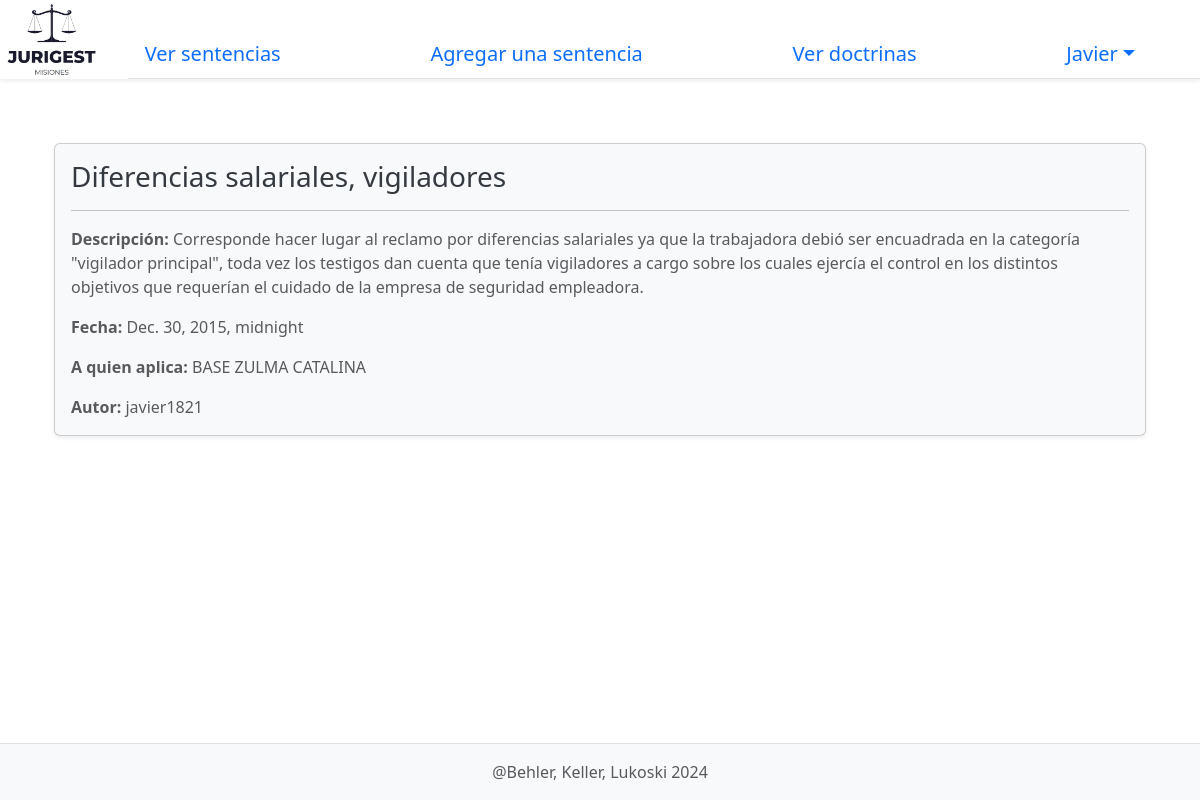
Screenshot of /sentence_view/3 (signed in) with the database file from the repository.
### App_JuriGest/models.py (models this page shows, shortened)
class UsuarioBase(AbstractUser):
    TIPO_CHOICES = [
        ('juez', 'Juez'),
        ('lector', 'Lector')]
    tipo = models.CharField(max_length=20, choices=TIPO_CHOICES)  # 'juez' o 'lector'
    class Meta:
        db_table = 'usuario_base'

class Sentencia(models.Model):
    id_sentencia = models.AutoField(primary_key=True)
    titulo = models.CharField(max_length=200)
    descripcion = models.TextField(blank=True)
    a_quien_aplica = models.CharField(max_length=300)
    fecha = models.DateTimeField(auto_now_add=False) # Se añade la fecha al momento de crear la instancia
    REVISTA_O_PROVINCIAL_CHOICES = [
        ('Revista', 'Revista'),
        ('Provincial', 'Provincial'),
    ]
    INSTANCIA_CHOICES = [
        ('Primer instancia', 'Primer instancia'),
        ('Segunda instancia', 'Segunda instancia'),
        ('Tercera instancia', 'Tercera instancia'),
    ]
    revista_o_provincial = models.CharField(max_length=10, choices=REVISTA_O_PROVINCIAL_CHOICES)
    instancia = models.CharField(max_length=20, choices=INSTANCIA_CHOICES)
    user = models.ForeignKey(UsuarioBase, on_delete=models.CASCADE) # Esto no debería estar, en caso de que se elimine un juez, no debería limpiar sus sentencias

### App_JuriGest/views.py (the view)
# urls.py: path('sentence_view/<int:id>', views.sentence_view, name="sentence_view"),
@login_required
def sentence_view(request, id):
    sentencia = get_object_or_404(Sentencia, id_sentencia=id)
    return render(request, "view_sentence.html", {'sentencia': sentencia})

### App_JuriGest/templates/view_sentence.html
{% extends 'layouts/base.html' %}
{% load static %}
{% block body %}
<div class="container my-5">
    <div class="card shadow-sm" style="background-color: #f8f9fa;">
        <div class="card-body">
            <h3 class="card-title" style="color: #343a40;">{{ sentencia.titulo }}</h3>
            <hr class="my-3">
            <p class="card-text text-muted"><strong>Descripción:</strong> {{ sentencia.descripcion }}</p>
            <p class="card-text text-muted"><strong>Fecha:</strong> {{ sentencia.fecha }}</p>
            <p class="card-text text-muted"><strong>A quien aplica:</strong> {{ sentencia.a_quien_aplica }}</p>
            <p class="card-text text-muted"><strong>Autor:</strong> {{ sentencia.user }}</p>
        </div>
    </div>
</div>
{% endblock %}

### App_JuriGest/templates/layouts/base.html (shortened to what this page needs)
<!DOCTYPE html>
<html lang="es">
<head>
    {% load static %}
    <link href="https://cdn.jsdelivr.net/npm/bootstrap@5.3.0/dist/css/bootstrap.min.css" rel="stylesheet">
    <link rel="stylesheet" href="{% static 'styles/main.css' %}">
</head>
<body class="d-flex flex-column min-vh-100">
        <nav class="shadow-sm">
            <div class="d-flex justify-content-between bd-highlight ">
                <div class="flex-shrink-1 bd-highlight me-3 ">
                    <img src="{% static 'Logo.jpg' %}" class="img-fluid" alt="Logo página..." width="125">
                </div>
                {% if user.is_authenticated %}
                <ul class="nav nav-tabs w-100 bd-highlight mt-auto justify-content-between">
                    <li class="nav-item">
                        <a class="nav-link {% if page == 0 %} active {% endif %} mt-auto fs-5 mb-0" aria-current="page" href="{% url 'home' %}">Ver sentencias</a>
                    </li>
                    {% if user.tipo == 'juez'%}
                    <li class="nav-item">
                        <a class="nav-link {% if page == 1 %} active {% endif %} mt-auto fs-5 mb-0" aria-current="page" href="{% url 'create_sentence' %}">Agregar una sentencia</a>
                    </li>
                    {% endif %}
                    <li class="nav-item">
                        <a class="nav-link {% if page == 2 %} active {% endif %} mt-auto fs-5 mb-0" aria-current="page" href="#">Ver doctrinas</a>
                    </li>
                    <li class="nav-item dropdown pe-5">
                        <a class="nav-link dropdown-toggle mt-auto fs-5 mb-0" data-bs-toggle="dropdown" href="#" role="button" aria-expanded="false">{{user.first_name}}</a>
                    </li>
                  </ul>
                  {% endif %}
            </div>
        </nav>
        <main class="container my-3">
            {% block body %}
            {% endblock %}
        </main>
    <footer class="bd-footer py-3 mt-auto bg-light border-top">
        <div class="container text-center">
            <span class="text-muted">@Behler, Keller, Lukoski 2024</span>
        </div>
    </footer>
</body>
</html>

### rows the page displays
UsuarioBase: first_name "Javier"
Sentencia: titulo "Diferencias salariales, vigiladores", descripcion "Corresponde hacer lugar al reclamo por diferencias salariales ya que la trabajadora debió ser encuadrada en la categoría \"vigilador principal\", toda vez los testigos dan cuenta que tenía vigiladores a cargo sobre los cuales ejercía el control en los distintos objetivos que requerían el cuidado de la empresa de seguridad empleadora.", fecha "Dec. 30, 2015, midnight", a_quien_aplica "BASE ZULMA CATALINA", user "javier1821"
